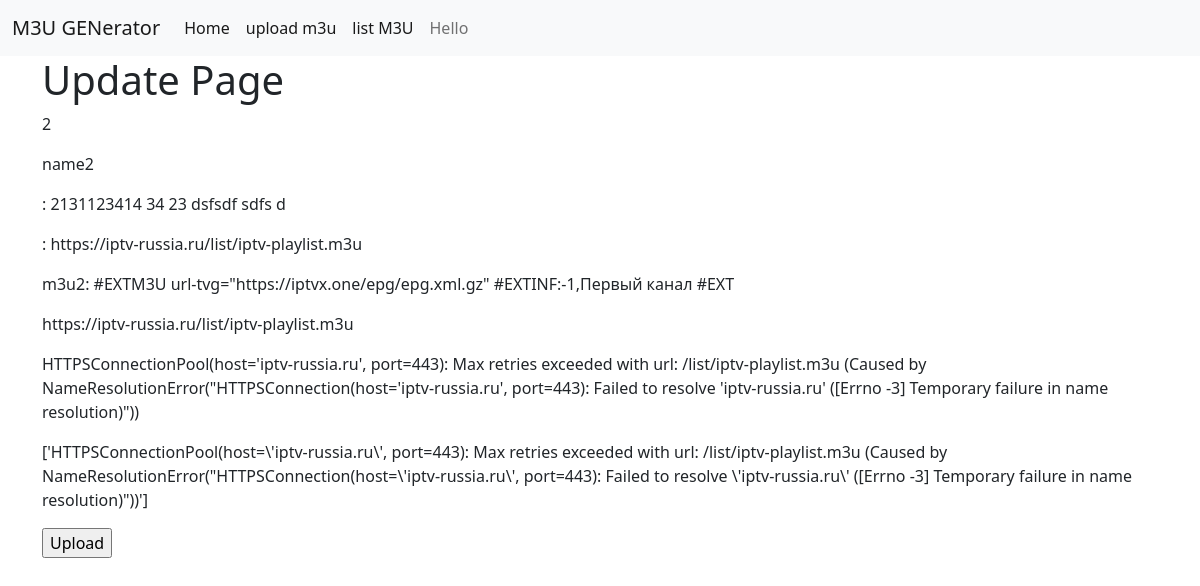
The app's page /update/2/ with its own data.
### m3uservers/models.py (models this page shows)
class listservers(models.Model):
    idServer = models.DecimalField(max_digits=3, decimal_places=0)
    nameServer = models.CharField(max_length=1024)
    ipNameServer = models.CharField(max_length=255)
    addressServer = models.CharField(max_length=1024)
    contentm3u2 = models.CharField(max_length=50000, default='')

### pages/views.py (the view)
# urls.py: path('update/<str:id>/', updateM3U, name='updateM3U'),
def updateM3U(request, id):
    server = listservers.objects.get(id=id)
    form = server1(instance=server)
    url = server.ipNameServer
    try:
        r = requests.get(url)
        r = r.text
    except Exception as ex:
        r = str(ex)
    try:
        obj = canal.objects.get(nameCanal='John', urlCanal='Lennon')
    except canal.DoesNotExist:
        obj = canal(nameCanal='John', urlCanal='Lennon', nameGroup='other', idm3u=999, idCanal = 1)
        obj.save()
    r1=r.split('#EXTINF:')
    i=0
    LL=[]
    for str1 in r1:
        print(str(i) +':' + str1)
        str2=str1.replace(chr(10),"").replace(chr(13),"").replace("#EXTINF:", "\n#EXTINF:").replace("#EXTGRP:", ", GRP:")
        t = str2[str2.rfind(','):]
        if 'http://'  in t:
            s1='http://'
        if 'https://' in t:
            s1='https://'
        if 'rtmp://'  in t:
            s1='rtmp://'
        if 'udp://'   in t:
            s1='udp://'
        try:
            url=t[t.find(s1):]
            print('url:' + url)
            grp=''
            if 'GRP:' in str2:
                grp = str2[str2.find('GRP:')+4:str2.find(s1)].strip()
                s1=', GRP:'
            print('grp:'+ grp)
            print('s1:' + s1)
            tmp = str2[:str2.rfind(s1)]
            print('tmp:' + tmp)
            title=tmp[tmp.rfind(',')+1:].strip()
            print('title:'+ title)
            logo = ''
            LL.append({'url':url, 'img':logo, 'title':title, 'group': grp })
            try: #
                can = canal.objects.get(nameCanal=title, urlCanal=url)
            except canal.DoesNotExist: #if nameCanal does not exist? create it
                can = canal(nameCanal=title, urlCanal=url, nameGroup=grp, idm3u=id, idCanal = i)
                can.save()
        except:
            pass
        i += 1
    print('LL:******************************')
    print(LL)
    context = {
        'list1': server,
        'url': url,
        'm3u': r,
        'r1': r1,
    }
    return render(request, 'update.html', context)

### templates/update.html (shortened to what this page needs)
{% extends 'base.html' %}
{% block content %}
<h1>Update Page</h1>
<form action="" method="post" enctype="multipart/form-data">
    <p>{{ list1.idServer }}</p>
    <p>{{ list1.nameServer }}</p>
    <p>{{ list1.addressServer.label }} : {{ list1.addressServer }}</p>
    <p>{{ list1.ipNameServer.label }} : {{ list1.ipNameServer }}</p>
    <p>{{ list1.contentm3u2.label }} m3u2: {{ list1.contentm3u2 }}</p>
    <p>{{ url }}</p>
    <p>{{ m3u }}</p>
    <p>{{ r1 }}</p>
    <input type="submit" value="Upload">
</form>
{% endblock %}

### records on screen
listservers: idServer "2", nameServer "name2", addressServer "2131123414 34 23 dsfsdf sdfs d", ipNameServer "https://iptv-russia.ru/list/iptv-playlist.m3u", contentm3u2 "#EXTM3U url-tvg=\"https://iptvx.one/epg/epg.xml.gz\" #EXTINF:-1,Первый канал #EXT"
